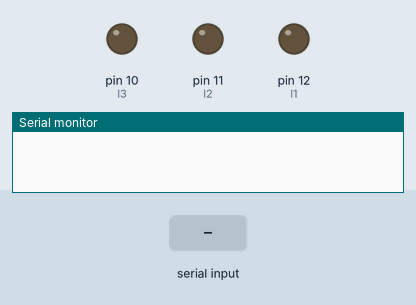
Recording of a sketch running on a simulated Arduino Uno, built with avr-gcc and run on an emulated ATmega328P. On the bench: output pins drawn as LEDs (lit = HIGH), the last lines printed to the serial monitor. The inputs (shaded band) are chosen by the test bench.

Above: at 1.2 s.
1.3 s: "y" received over Serial
At 2.1 s:
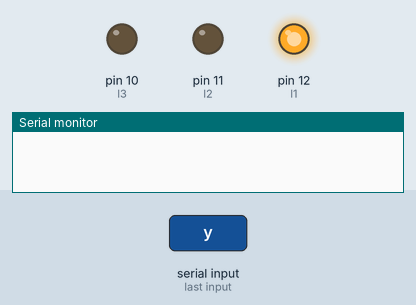
4.3 s: "x" received over Serial
At 5.0 s:
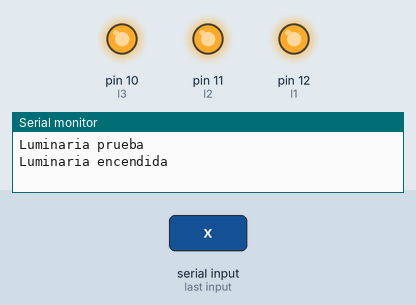
5.8 s: "y" received over Serial
At 7.5 s:
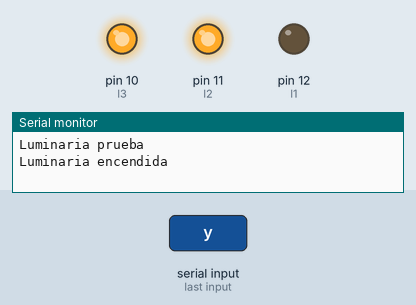
Timing chart, 0 to 10.3 s (numbered marks = the images above; inputs shaded):
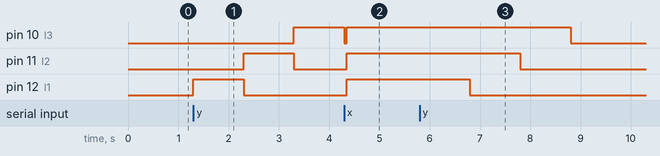

Measured:
- after the input at 1.3 s, pin 10 (l3): LOW → HIGH after 2.0 s; pin 11 (l2): LOW → HIGH after 1.0 s, → LOW 1.0 s later; pin 12 (l1): LOW → HIGH at once, → LOW 1.0 s later
- after the input at 4.3 s, pin 11 (l2), pin 12 (l1): LOW → HIGH after 0.05 s
- after the input at 5.8 s, pin 10 (l3): HIGH → LOW after 3.0 s; pin 11 (l2): HIGH → LOW after 2.0 s; pin 12 (l1): HIGH → LOW after 1.0 s

The sketch:

GP5-1.ino
```cpp
int l1=12;
int l2=11;
int l3=10;
int ex;

void setup(){
  Serial.begin(9600);
  pinMode(l1,OUTPUT);
  pinMode(l2,OUTPUT);
  pinMode(l3,OUTPUT);
}

void loop(){

  if(Serial.available()>0){
    char a=Serial.read();

    if (a=='x'){
      digitalWrite(l1,HIGH);
      digitalWrite(l2,HIGH);
      digitalWrite(l3,HIGH);
      Serial.println("Luminaria encendida");

    }

      if(a=='y'){
      digitalWrite(l1,HIGH);
      delay(1000);
      digitalWrite(l1,LOW);

      digitalWrite(l2,HIGH);
      delay(1000);
      digitalWrite(l2,LOW);

      digitalWrite(l3,HIGH);
      delay(1000);
      digitalWrite(l3,LOW);

      Serial.println("Luminaria prueba");
      delay(50);
      }
     /* Serial.read();
      do{
        digitalWrite(l1,LOW);
      digitalWrite(l2,LOW);
      digitalWrite(l3,LOW);
      Serial.println("Luminaria apagada");
      }while(a=='0');
      }*/

    if (a=='0'){
      digitalWrite(l1,LOW);
      digitalWrite(l2,LOW);
      digitalWrite(l3,LOW);
      Serial.println("Luminaria apagada");

    }
    }
}
```
